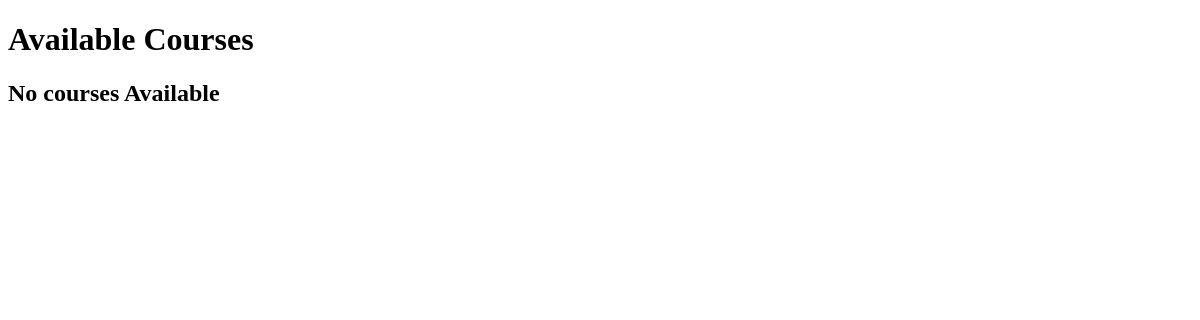
The app's page /courses/, older data.
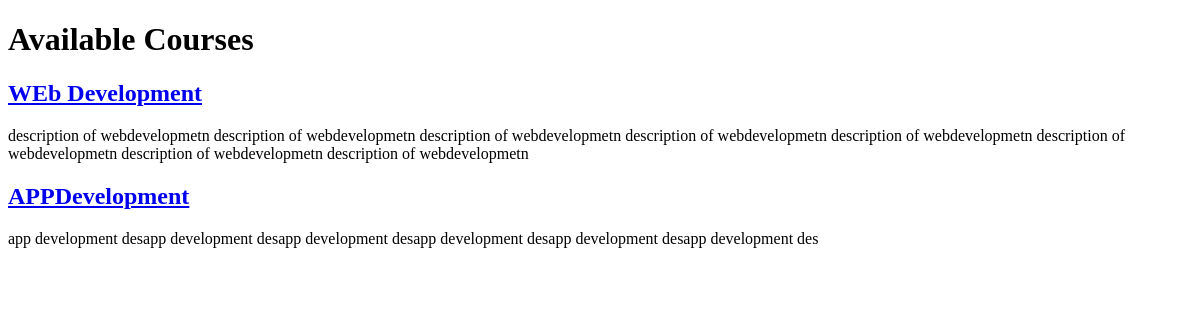
The same page, newer data.
### courses/models.py (models this page shows, shortened)
class Course(models.Model):
    title  = models.CharField(max_length=200)
    description = models.TextField()

### courses/views.py (the view)
# urls.py: path("",views.course_list,name ="course_list"),
def course_list(request):
    courses = Course.objects.all()
    return render(request,"courses/course_list.html",{"courses":courses})

### courses/templates/courses/course_list.html (shortened to what this page needs)
<!DOCTYPE html>
<html>
<head>
</head>
<body>
    <h1> Available Courses </h1>
    {% for course in courses %}
    <h2>
        <a href={% url 'course_detail' course.pk %}>{{course.title}}</a>
    </h2>
    <p>{{course.description}}</p>
    {% empty %}
    <h2>No courses Available</h2>
    {% endfor%}
</body>
</html>

Row changes from the older to the newer data that the page shows:
added Course: title "WEb Development", description "description of webdevelopmetn description of webdevelopmetn description of webdevelopmetn description of webdevelopmetn description of webdevelopmetn description of webdevelopmetn description of webdevelopmetn description of webdevelopmetn"
added Course: title "APPDevelopment", description "app development desapp development desapp development desapp development desapp development desapp development des"
Text that changed along with them:
text no longer shown: "No courses Available"
